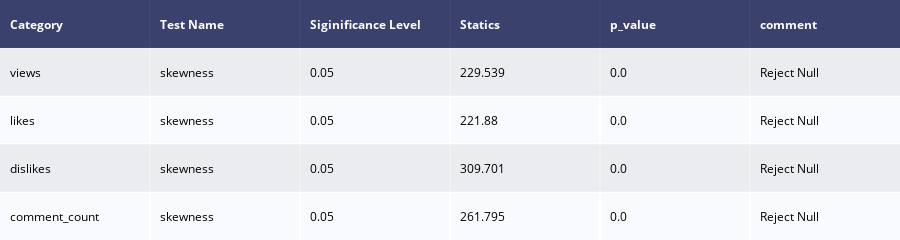

Source (notebook cell):
### Code cell
#Skewness 
table_skewness=ff.create_table(table_skewness)
table_skewness.show()

### Figure 1 — Plotly figure (JSON) as saved in the notebook; plotly's stock layout.template omitted (floating-point values rounded to 4 significant figures)
{"data": [{"colorscale": [[0, "#00083e"], [0.5, "#ededee"], [1, "#ffffff"]], "hoverinfo": "none", "opacity": 0.75, "showscale": false, "type": "heatmap", "z": [[0, 0, 0, 0, 0, 0], [0.5, 0.5, 0.5, 0.5, 0.5, 0.5], [1, 1, 1, 1, 1, 1], [0.5, 0.5, 0.5, 0.5, 0.5, 0.5], [1, 1, 1, 1, 1, 1]]}], "layout": {"annotations": [{"align": "left", "font": {"color": "#ffffff"}, "showarrow": false, "text": "<b>Category</b>", "x": -0.45, "xanchor": "left", "xref": "x", "y": 0, "yref": "y"}, {"align": "left", "font": {"color": "#ffffff"}, "showarrow": false, "text": "<b>Test Name</b>", "x": 0.55, "xanchor": "left", "xref": "x", "y": 0, "yref": "y"}, {"align": "left", "font": {"color": "#ffffff"}, "showarrow": false, "text": "<b>Siginificance Level</b>", "x": 1.55, "xanchor": "left", "xref": "x", "y": 0, "yref": "y"}, {"align": "left", "font": {"color": "#ffffff"}, "showarrow": false, "text": "<b>Statics</b>", "x": 2.55, "xanchor": "left", "xref": "x", "y": 0, "yref": "y"}, {"align": "left", "font": {"color": "#ffffff"}, "showarrow": false, "text": "<b>p_value</b>", "x": 3.55, "xanchor": "left", "xref": "x", "y": 0, "yref": "y"}, {"align": "left", "font": {"color": "#ffffff"}, "showarrow": false, "text": "<b>comment</b>", "x": 4.55, "xanchor": "left", "xref": "x", "y": 0, "yref": "y"}, {"align": "left", "font": {"color": "#000000"}, "showarrow": false, "text": "views", "x": -0.45, "xanchor": "left", "xref": "x", "y": 1, "yref": "y"}, {"align": "left", "font": {"color": "#000000"}, "showarrow": false, "text": "skewness", "x": 0.55, "xanchor": "left", "xref": "x", "y": 1, "yref": "y"}, {"align": "left", "font": {"color": "#000000"}, "showarrow": false, "text": "0.05", "x": 1.55, "xanchor": "left", "xref": "x", "y": 1, "yref": "y"}, {"align": "left", "font": {"color": "#000000"}, "showarrow": false, "text": "229.539", "x": 2.55, "xanchor": "left", "xref": "x", "y": 1, "yref": "y"}, {"align": "left", "font": {"color": "#000000"}, "showarrow": false, "text": "0.0", "x": 3.55, "xanchor": "left", "xref": "x", "y": 1, "yref": "y"}, {"align": "left", "font": {"color": "#000000"}, "showarrow": false, "text": "Reject Null", "x": 4.55, "xanchor": "left", "xref": "x", "y": 1, "yref": "y"}, {"align": "left", "font": {"color": "#000000"}, "showarrow": false, "text": "likes", "x": -0.45, "xanchor": "left", "xref": "x", "y": 2, "yref": "y"}, {"align": "left", "font": {"color": "#000000"}, "showarrow": false, "text": "skewness", "x": 0.55, "xanchor": "left", "xref": "x", "y": 2, "yref": "y"}, {"align": "left", "font": {"color": "#000000"}, "showarrow": false, "text": "0.05", "x": 1.55, "xanchor": "left", "xref": "x", "y": 2, "yref": "y"}, {"align": "left", "font": {"color": "#000000"}, "showarrow": false, "text": "221.88", "x": 2.55, "xanchor": "left", "xref": "x", "y": 2, "yref": "y"}, {"align": "left", "font": {"color": "#000000"}, "showarrow": false, "text": "0.0", "x": 3.55, "xanchor": "left", "xref": "x", "y": 2, "yref": "y"}, {"align": "left", "font": {"color": "#000000"}, "showarrow": false, "text": "Reject Null", "x": 4.55, "xanchor": "left", "xref": "x", "y": 2, "yref": "y"}, {"align": "left", "font": {"color": "#000000"}, "showarrow": false, "text": "dislikes", "x": -0.45, "xanchor": "left", "xref": "x", "y": 3, "yref": "y"}, {"align": "left", "font": {"color": "#000000"}, "showarrow": false, "text": "skewness", "x": 0.55, "xanchor": "left", "xref": "x", "y": 3, "yref": "y"}, {"align": "left", "font": {"color": "#000000"}, "showarrow": false, "text": "0.05", "x": 1.55, "xanchor": "left", "xref": "x", "y": 3, "yref": "y"}, {"align": "left", "font": {"color": "#000000"}, "showarrow": false, "text": "309.701", "x": 2.55, "xanchor": "left", "xref": "x", "y": 3, "yref": "y"}, {"align": "left", "font": {"color": "#000000"}, "showarrow": false, "text": "0.0", "x": 3.55, "xanchor": "left", "xref": "x", "y": 3, "yref": "y"}, {"align": "left", "font": {"color": "#000000"}, "showarrow": false, "text": "Reject Null", "x": 4.55, "xanchor": "left", "xref": "x", "y": 3, "yref": "y"}, {"align": "left", "font": {"color": "#000000"}, "showarrow": false, "text": "comment_count", "x": -0.45, "xanchor": "left", "xref": "x", "y": 4, "yref": "y"}, {"align": "left", "font": {"color": "#000000"}, "showarrow": false, "text": "skewness", "x": 0.55, "xanchor": "left", "xref": "x", "y": 4, "yref": "y"}, {"align": "left", "font": {"color": "#000000"}, "showarrow": false, "text": "0.05", "x": 1.55, "xanchor": "left", "xref": "x", "y": 4, "yref": "y"}, {"align": "left", "font": {"color": "#000000"}, "showarrow": false, "text": "261.795", "x": 2.55, "xanchor": "left", "xref": "x", "y": 4, "yref": "y"}, {"align": "left", "font": {"color": "#000000"}, "showarrow": false, "text": "0.0", "x": 3.55, "xanchor": "left", "xref": "x", "y": 4, "yref": "y"}, {"align": "left", "font": {"color": "#000000"}, "showarrow": false, "text": "Reject Null", "x": 4.55, "xanchor": "left", "xref": "x", "y": 4, "yref": "y"}], "height": 200, "margin": {"b": 0, "l": 0, "r": 0, "t": 0}, "xaxis": {"dtick": 1, "gridwidth": 2, "showticklabels": false, "tick0": -0.5, "ticks": "", "zeroline": false}, "yaxis": {"autorange": "reversed", "dtick": 1, "gridwidth": 2, "showticklabels": false, "tick0": 0.5, "ticks": "", "zeroline": false}}}
